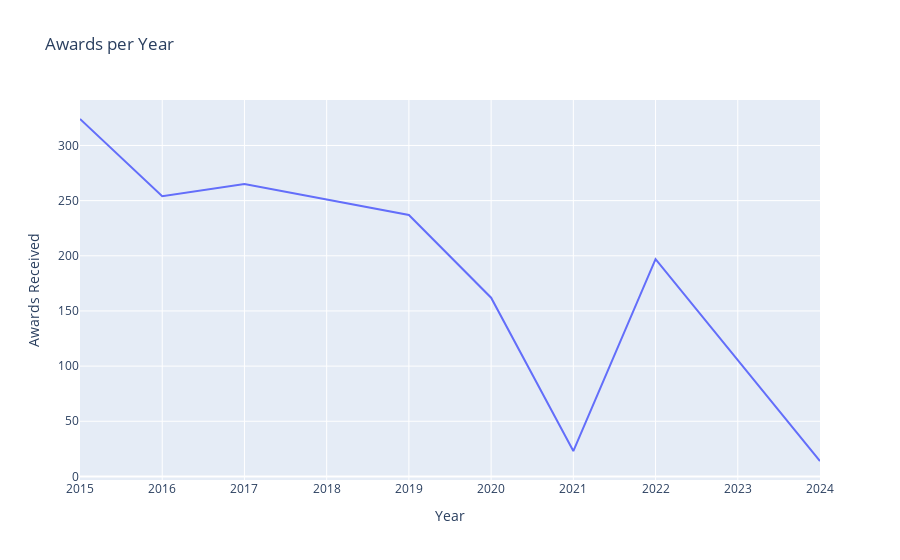

Write notebook code for a chart like this one.
### Code cell
cleaned_data['release_year'] = cleaned_data['release_date'].apply(lambda x: x.split("-")[0] if isinstance(x, str) else 0)
cleaned_data = cleaned_data[cleaned_data['release_year'].astype(int) >=2015]
fig = px.line(cleaned_data.groupby('release_year')['num_awards'].sum().reset_index(),
              x='release_year', y='num_awards', 
              title="Awards per Year",
              labels={'release_year': 'Year', 'num_awards': 'Awards Received'})
fig.show()

### Figure 1 — Plotly figure (JSON) as saved in the notebook; plotly's stock layout.template omitted (floating-point values rounded to 4 significant figures)
{"data": [{"hovertemplate": "Year=%{x}<br>Awards Received=%{y}<extra></extra>", "legendgroup": "", "line": {"color": "#636efa", "dash": "solid"}, "marker": {"symbol": "circle"}, "mode": "lines", "name": "", "orientation": "v", "showlegend": false, "type": "scatter", "x": ["2015", "2016", "2017", "2018", "2019", "2020", "2021", "2022", "2023", "2024"], "xaxis": "x", "y": [324, 254, 265, 251, 237, 162, 23, 197, 105, 14], "yaxis": "y"}], "layout": {"legend": {"tracegroupgap": 0}, "title": {"text": "Awards per Year"}, "xaxis": {"anchor": "y", "domain": [0, 1], "title": {"text": "Year"}}, "yaxis": {"anchor": "x", "domain": [0, 1], "title": {"text": "Awards Received"}}}}
